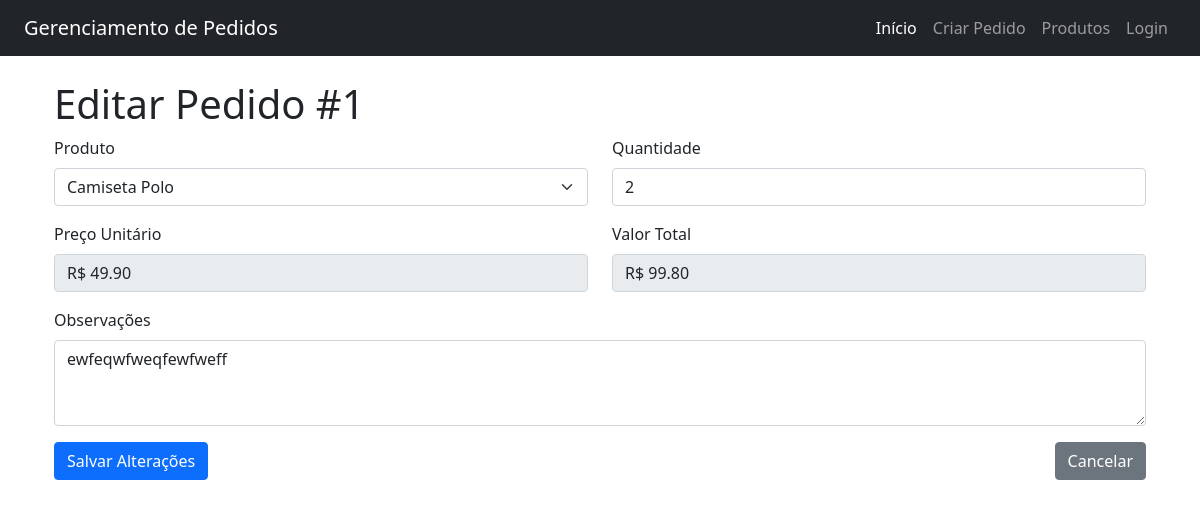
The page /editar_pedido/1 on the database its author committed.
### app.py (models this page shows)
class Pedido(db.Model):
    __tablename__ = "pedidos"
    PedidoID = db.Column(db.Integer, primary_key=True)
    StatusPedido = db.Column(db.String(20))
    DataPedido = db.Column(db.DateTime)
    Observacao = db.Column(db.Text)
    ValorCompra = db.Column(db.Numeric(10, 2))
    cliente_id = db.Column(db.Integer, db.ForeignKey("clientes.ClienteID"))
    cliente = db.relationship("Cliente", back_populates="pedidos")
    itens_do_pedido = db.relationship("ItemPedido", back_populates="pedido")

class ItemPedido(db.Model):
    __tablename__ = "itens_pedido"
    ItemID = db.Column(db.Integer, primary_key=True)
    PedidoID = db.Column(db.Integer, db.ForeignKey("pedidos.PedidoID"))
    ProdutoID = db.Column(db.Integer, db.ForeignKey("produtos.ProdutoID"))
    Quantidade = db.Column(db.Integer)
    PrecoUnitario = db.Column(db.Float)
    pedido = db.relationship("Pedido", back_populates="itens_do_pedido")
    produto = db.relationship("Produto", back_populates="itens")

class Produto(db.Model):
    __tablename__ = "produtos"
    ProdutoID = db.Column(db.Integer, primary_key=True)
    Nome = db.Column(db.String(100), nullable=False)
    Descricao = db.Column(db.String(200))
    Preco = db.Column(db.Float, nullable=False)
    itens = db.relationship("ItemPedido", back_populates="produto")

### app.py (the view, shortened to what this page needs)
@app.route("/editar_pedido/<int:pedido_id>", methods=["GET", "POST"])
def editar_pedido(pedido_id):
    pedido = Pedido.query.get(pedido_id)
    if not pedido:
        flash("Pedido não encontrado.", "danger")
        return redirect(url_for("index"))
    item_pedido = pedido.itens_do_pedido[0]
    produto_atual = Produto.query.get(item_pedido.ProdutoID)
    usuario_especifico = session.get("cliente_id") == 1
    produtos = Produto.query.all()
    return render_template(
        "editar_pedido.html",
        pedido=pedido,
        produtos=produtos,
        usuario_especifico=usuario_especifico,
    )

### templates/editar_pedido.html (shortened to what this page needs)
{% extends 'base.html' %}
{% block conteudo %}
<div class="container mt-4">
    <h1>Editar Pedido #{{ pedido.PedidoID }}</h1>
    <form method="POST" action="{{ url_for('editar_pedido', pedido_id=pedido.PedidoID) }}" class="needs-validation" novalidate>
        <div class="row">
            <div class="col-md-6 mb-3">
                <label for="produto_id" class="form-label">Produto</label>
                <select name="produto_id" id="produto_id" class="form-select" required>
                    {% for produto in produtos %}
                    <option value="{{ produto.ProdutoID }}"
                            {% if produto.ProdutoID == pedido.itens_do_pedido[0].ProdutoID %}
                                selected
                            {% endif %}>
                        {{ produto.Nome }}
                    </option>
                    {% endfor %}
                </select>
            </div>
            <div class="col-md-6 mb-3">
                <label for="quantidade" class="form-label">Quantidade</label>
                <input type="number" name="quantidade" id="quantidade" class="form-control" min="1" value="{{ pedido.itens_do_pedido[0].Quantidade }}" required>
            </div>
            <div class="col-md-6 mb-3">
                <label for="preco_unitario" class="form-label">Preço Unitário</label>
                <input type="text" class="form-control" value="R$ {{ '{:,.2f}'.format(pedido.itens_do_pedido[0].PrecoUnitario) }}" disabled>
            </div>
            <div class="col-md-6 mb-3">
                <label for="valor_total" class="form-label">Valor Total</label>
                <input type="text" class="form-control" id="valor_total" value="R$ {{ '{:,.2f}'.format(pedido.ValorCompra) }}" disabled>
            </div>
            <div class="col-md-12 mb-3">
                <label for="observacao" class="form-label">Observações</label>
                <textarea name="observacao" id="observacao" class="form-control" rows="3">{{ pedido.Observacao }}</textarea>
            </div>
        </div>
        <div class="d-flex justify-content-between">
            <button type="submit" class="btn btn-primary">Salvar Alterações</button>
            <a href="{{ url_for('index') }}" class="btn btn-secondary">Cancelar</a>
        </div>
    </form>
</div>
{% endblock conteudo %}

### rows shown on the page
Pedido: PedidoID "1", ValorCompra "R$ 99.80", observacao "ewfeqwfweqfewfweff"
ItemPedido: produto_id "Camiseta Polo", quantidade "2", PrecoUnitario "R$ 49.90"
